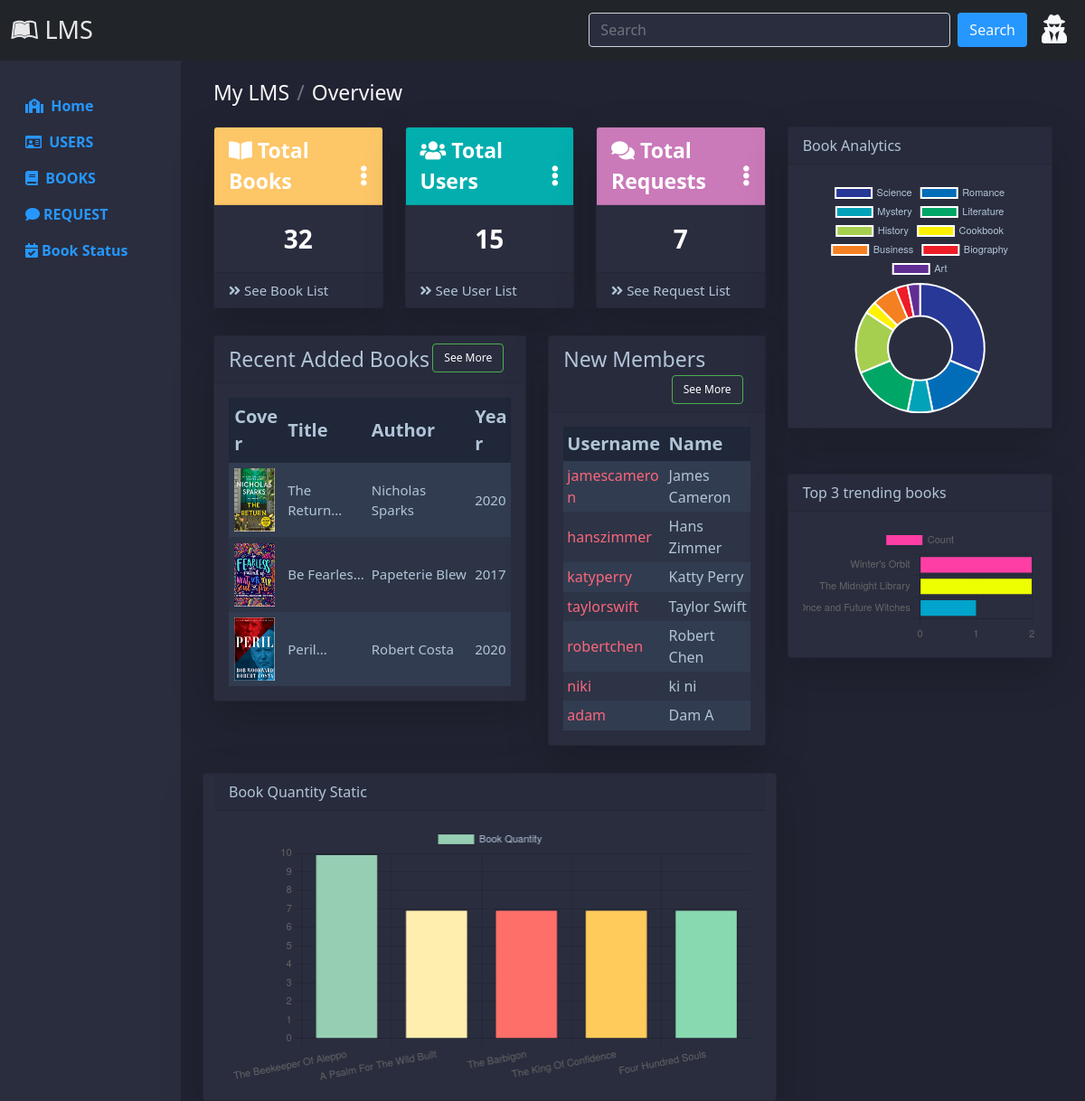
Page /boss/ on the committed database.
### lms/models.py (models this page shows)
class Book(models.Model):
    title = models.CharField(max_length=100)
    category = models.CharField(max_length=100, null=True)
    author = models.CharField(max_length=100)
    review = models.TextField(null=True)
    year = models.CharField(max_length=100)
    quantity = models.IntegerField(null=True)
    bring = models.IntegerField(null=True)
    order = models.IntegerField(null=True)
    cover = models.ImageField(upload_to='Media/BookCover', null=True, blank=True)

### lms/views.py (the view)
# urls.py: path('boss/', views.boss, name='boss'),
def boss(request):
    book = Book.objects.all().count()
    user = User.objects.all().count()
    requestb = RequestBook.objects.all().count()
    labels1 = []
    data1 = []
    labels2 = []
    data2 = []
    labels3 = []
    data3 = []
    topbooks = Borrow.objects.all().values('book').annotate(total=Count('book')).order_by('-total')[:3]
    btitles = Book.objects.order_by('-quantity')[:5]
    for bt in btitles:
        labels2.append(bt.title)
        data2.append(bt.quantity)
    categories = ["Science", "Romance", "Mystery", "Literature", "History", "Cookbook", "Business", "Biography", "Art"]
    for category in categories:
        count = Book.objects.filter(category=category).count()
        labels1.append(category)
        data1.append(count)
    for topbook in topbooks:
        labels3.append(topbook['book'])
        data3.append(topbook['total'])
    newbooks = Book.objects.order_by('-id')[:3]
    newusers = User.objects.order_by('-id')[:7]
    context = {'book': book, 'user': user, 'requestb':requestb, 'labels1':labels1, 'data1':data1, 'labels2':labels2, 'data2':data2, 'newbooks':newbooks, 'newusers':newusers, 'topbooks':topbooks, 'labels3':labels3,'data3':data3}
    return render(request, 'boss/home.html', context)

### lms/templates/boss/home.html (shortened to what this page needs)
{% extends 'boss/base.html' %}
{% load static %}
{% block content %}
<div class="container-fluid">
    <ol class="breadcrumb text-light" style="font-size:23px;margin:20px 0">
        <li class="breadcrumb-item">My LMS</li>
        <li class="breadcrumb-item">Overview</li>
    </ol>
    <div class="row">
        <div class="col-sm-8">
            <div class="row">
        <div class="col-sm-4">
            <div class="card h-400 shadow-lg" style="color:white;background-color:#2a2d3e">
                <div class="card-header" style="background-color:#fdc667;color:white;font-size:23px;font-weight:bold"><i class="fas fa-book-open"></i> Total Books<i class="fas fa-ellipsis-v" style="float:right"></i></div>
                <div class="card-body">
                    <div class="mr-5"> <center style="font-size:28px;font-weight:bold"> {{ book }}</center> </div>
                </div>
                <div class="card-footer clearfix small z-1">
                    <a href="{% url 'bblist' %}" style="font-size:15px;color:#b1c5d7;text-decoration:none"><i class="fas fa-angle-double-right"></i> <span class="float-left"> See Book List</span><br></a>
                        </div>
                    </div>
        </div>
        <div class="col-sm-4">
            <div class="card h-400 shadow-lg" style="color:white;background-color:#2a2d3e">
                <div class="card-header" style="background-color:#02afae;color:white;font-size:23px;font-weight:bold"><i class="fas fa-users"></i> Total Users<i class="fas fa-ellipsis-v" style="float:right"></i></div>
                <div class="card-body">
                    <div class="mr-5"> <center style="font-size:28px;font-weight:bold"> {{ user }}</center> </div>
                </div>
                <div class="card-footer clearfix small z-1">
                    <a href="{% url 'bulist' %}" style="font-size:15px;color:#b1c5d7;text-decoration:none"><i class="fas fa-angle-double-right"></i> <span class="float-left"> See User List</span><br></a>
                        </div>
                    </div>
        </div>
        <div class="col-sm-4">
            <div class="card h-400 shadow-lg" style="color:white;background-color:#2a2d3e">
                <div class="card-header" style="background-color:#ca79b9;color:white;font-size:23px;font-weight:bold"><i class="fas fa-comments"></i> Total Requests<i class="fas fa-ellipsis-v" style="float:right"></i></div>
                <div class="card-body">
                    <div class="mr-5"> <center style="font-size:28px;font-weight:bold"> {{ requestb }}</center> </div>
                </div>
                <div class="card-footer clearfix small z-1">
                    <a href="{% url 'brlist' %}" style="font-size:15px;color:#b1c5d7;text-decoration:none" ><i class="fas fa-angle-double-right"></i> <span class="float-left"> See Request List</span><br></a>
                        </div>
                    </div>
    </div>
</div>
    <div class="row" style="margin-top:30px;color:#e1e1e3">
        <div class="col-sm-7">
        <div class="card h-400 shadow-lg" style="color:#b1c5d7;background-color:#2a2d3e">
                <div class="card-header">
                    <span style="font-size:23px">Recent Added Books </span>
                    <button class="btn me-2 text-light" type="submit" style="background-color:#2a2d3e;float:right;border: 1px solid #4CAF50;font-size:12px">
                        <a href="{% url 'bblist' %}" style="color:white;text-decoration: none">See More</a>
                    </button>
                </div>
                <div class="card-body">
        <table class="container">
	<thead>
		<tr style="font-size:20px">
			<th>Cover</th>
			<th>Title</th>
			<th>Author</th>
			<th>Year</th>
		</tr>
	</thead>
	<tbody>
    {% for newbook in newbooks %}
		<tr style="font-size:15px">
			<td><img src="{{ newbook.cover.url }}" style="height: 70px; width: 45px"></td>
			<td>{{ newbook.title|slice:":10" }}...</td>
			<td>{{ newbook.author }}</td>
			<td>{{ newbook.year }}</td>
		</tr>
    {% endfor %}
	</tbody>
        </table>
                </div>
        </div>
        </div>
        <div class="col-sm-5">
            <div class="card h-400 shadow-lg" style="color:#b1c5d7;background-color:#2a2d3e">
                <div class="card-header">
                   <span style="font-size:23px">New Members </span>
                    <button class="btn me-2 text-light" type="submit" style="background-color:#2a2d3e;float:right;border: 1px solid #4CAF50;font-size:12px">
                        <a href="{% url 'bulist' %}" style="color:white;text-decoration: none">See More</a>
                    </button>
                </div>
                <div class="card-body">
        <table class="container">
	<thead>
		<tr style="font-size:20px">
			<th>Username</th>
			<th>Name</th>
		</tr>
	</thead>
	<tbody>
    {% for newuser in newusers %}
		<tr>
			<td>{{ newuser.username }}</td>
			<td>{{ newuser.last_name }} {{ newuser.first_name }}</td>
		</tr>
    {% endfor %}
	</tbody>
</table>
                </div>
                    </div>
        </div>
    </div>
    <div class="row" style="margin-top:30px">
         <div class="card h-400 shadow-lg" style="color:#b1c5d7;background-color:#2a2d3e">
             <div class="card-header">
                 Book Quantity Static
             </div>
             <div class="card-body">
                   <div>
            <canvas id="xxChart"></canvas>
        </div>
             </div>
         </div>
    </div>
</div>
        <div class="col-sm-4">
            <div class="card h-400 shadow-lg" style="color:#b1c5d7;background-color:#2a2d3e">
                <div class="card-header">
                    Book Analytics
                </div>
                <div class="card-body">
                <div>
		            <canvas id="myChart"></canvas>
	            </div>
                </div>
            </div>
            <div class="card h-400 shadow-lg" style="color:#b1c5d7;background-color:#2a2d3e;margin-top:50px">
                <div class="card-header">
                    Top 3 trending books
                </div>
                <div class="card-body">
                    <div>
                        <canvas id="beChart"></canvas>
                    </div>
                </div>
            </div>
        </div>
        	<script>
Chart.defaults.font.size = 11;
const data1 = {
  labels: {{ labels1|safe }},
  datasets: [{
    label: 'Book Category',
    data: {{ data1|safe }},
    backgroundColor: [
      '#283897',
      '#016db8',
      '#02a2b8',
      '#00a666',
      '#a6cf4f',
      '#fef200',
      '#f58021',
      '#ee1c27',
      '#612d93',
    ],
    hoverOffset: 4
  }]
};
  const config1 = {
    type: 'doughnut',
    data: data1,
    options: {
            plugins: {
                legend: {
                    labels: {
                        color: '#b1c5d7'
                    }
                }
            }
    }
  };
  const myChart = new Chart(
    document.getElementById('myChart'),
    config1
  );
const data2 = {
  labels: {{ labels2|safe }},
  datasets: [{
    label: 'Book Quantity',
    data: {{ data2|safe }},
    backgroundColor: [
      '#96ceb4',
      '#ffeead',
      '#ff6f69',
      '#ffcc5c',
      '#88d8b0',
    ],
    borderWidth: 2,
    hoverOffset: 4
  }]
};
  const config2 = {
    type: 'bar',
    data: data2,
    options: {
            plugins: {
                legend: {
                    labels: {
                        color: '#b1c5d7'
                    }
                }
            }
    }
  };
  const xxChart = new Chart(
    document.getElementById('xxChart'),
    config2
  );
const data3 = {
  labels: {{ labels3|safe }},
  datasets: [{
    label: 'Count',
    data: {{ data3|safe }},
    backgroundColor: [
      '#FF3EA5FF',
      '#EDFF00FF',
      '#00A4CCFF',
    ],
    hoverOffset: 4
  }]
};
  const config3 = {
    type: 'bar',
    data: data3,
    options: {
    indexAxis: 'y',
    }
  };
  const beChart = new Chart(
    document.getElementById('beChart'),
    config3
  );
</script>
</div>
</div>
{% endblock %}

### lms/templates/boss/home.html (style rules this page uses)
.container td, th { padding-bottom: 2%; padding-top: 2%; padding-left:2%; }
.container tr:nth-child(odd) { background-color: #323C50; }
.container tr:nth-child(even) { background-color: #2C3446; }
.container th { background-color: #1F2739; }
.container td:first-child { color: #FB667A; }

### rows in the picture
Book: cover (picture), title "The Return", author "Nicholas Sparks", year "2020"
Book: cover (picture), title "Be Fearles", author "Papeterie Blew", year "2017"
Book: cover (picture), title "Peril", author "Robert Costa", year "2020"

### other values in the picture
{{ book }} "32"
{{ user }} "15"
{{ requestb }} "7"
{{ newuser.username }} "jamescameron"
{{ newuser.last_name }} "James"
{{ newuser.first_name }} "Cameron"
{{ newuser.username }} "hanszimmer"
{{ newuser.last_name }} "Hans"
{{ newuser.first_name }} "Zimmer"
{{ newuser.username }} "katyperry"
{{ newuser.last_name }} "Katty"
{{ newuser.first_name }} "Perry"
{{ newuser.username }} "taylorswift"
{{ newuser.last_name }} "Taylor"
{{ newuser.first_name }} "Swift"
